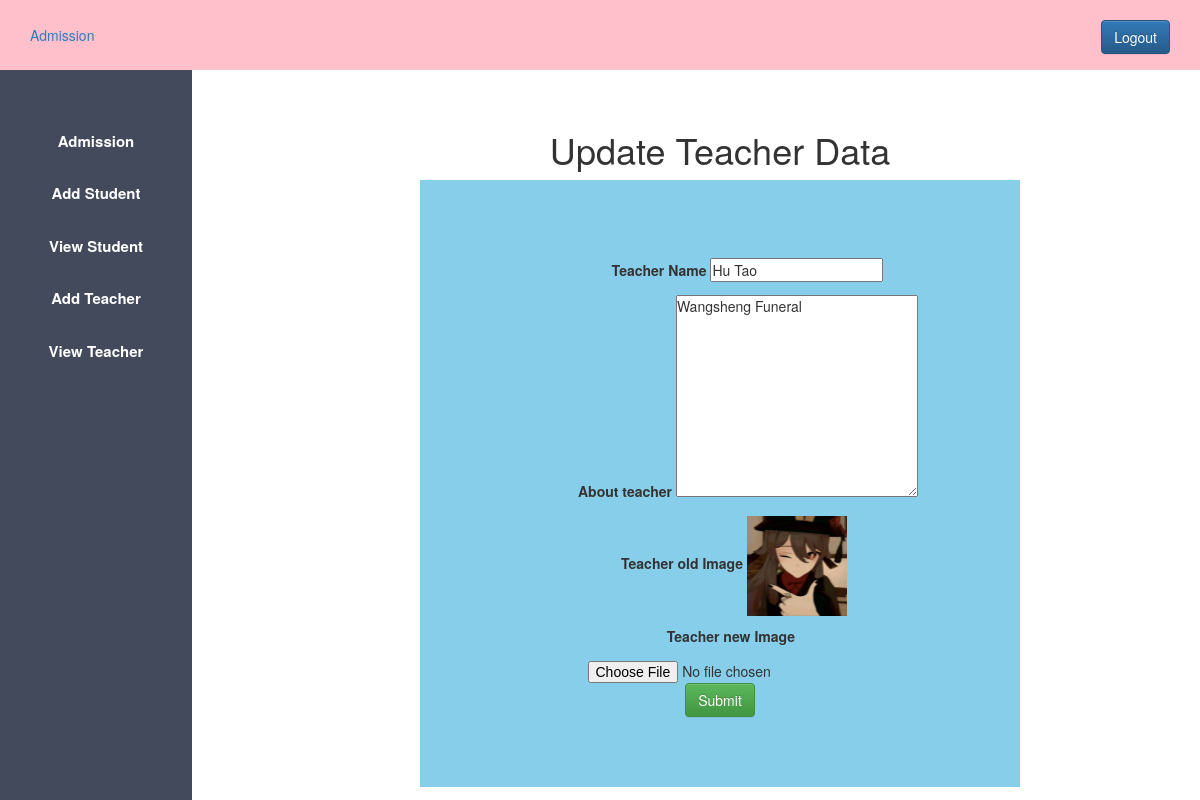
Screenshot of /Website/admin_update_teacher.php?teacher_id=1 (signed in) with the database file from the repository.
### tables this page shows
CREATE TABLE `teacher` (
  `id` int(20) NOT NULL,
  `name` varchar(50) DEFAULT NULL,
  `description` varchar(50) DEFAULT NULL,
  `image` varchar(50) DEFAULT NULL
);

### Website/admin_update_teacher.php (the view, shortened to what this page needs)
<?php
$host="localhost";
$user="root";
$password="";
$db="schoolproject";
$data=mysqli_connect($host, $user, $password, $db);
if($_GET['teacher_id']){
    $t_id=$_GET['teacher_id'];
    $sql="SELECT * FROM teacher WHERE id='$t_id'";
    $result=mysqli_query($data, $sql);
    $info=$result->fetch_assoc();
}
?>
<!DOCTYPE html>
<html>
<head>
	<?php
    include 'admin_css.php';
    ?>
</head>
<body>
<?php
    include 'admin_sidebar.php';
    ?>
	<div class="content">
        <center>
		<h1>Update Teacher Data</h1>
        <form class="form_deg" action="#" method="POST" enctype="multipart/form-data">
            <div>
                <label for="">Teacher Name</label>
                <input type="text" name="name" value="<?php echo "{$info['name']}"?>">
            </div>
            <div>
                <label for="">About teacher</label>
                <textarea name="description" id="" cols="30" rows="10"><?php echo "{$info['description']}"?></textarea>
            </div>
            <div>
                <label for="">Teacher old Image</label>
                <img width="100px" height="100px" src="<?php echo "{$info['image']}"?>" alt="">
            </div>
            <div>
                <label for="">Teacher new Image</label>
                <input type="file" name="image">
            </div>
            <div>
                <input type="submit" name="update_teacher" class="btn btn-success">
            </div>
        </form>
        </center>
	</div>
</body>
</html>

### Website/admin.css (style rules this page uses)
* { margin: 0px; padding: 0px; }
.content { margin-left: 20%; margin-top: 5%; }

### Website/admin_update_teacher.php (style rules this page uses)
label { display: inline-block; width: 150px; text-align: right; padding-top: 10px; padding-bottom: 10px; }
.form_deg { background-color: skyblue; width: 600px; padding-top: 70px; padding-bottom: 70px; }

### rows the page displays
teacher: name "Hu Tao", description "Wangsheng Funeral", image (picture)
